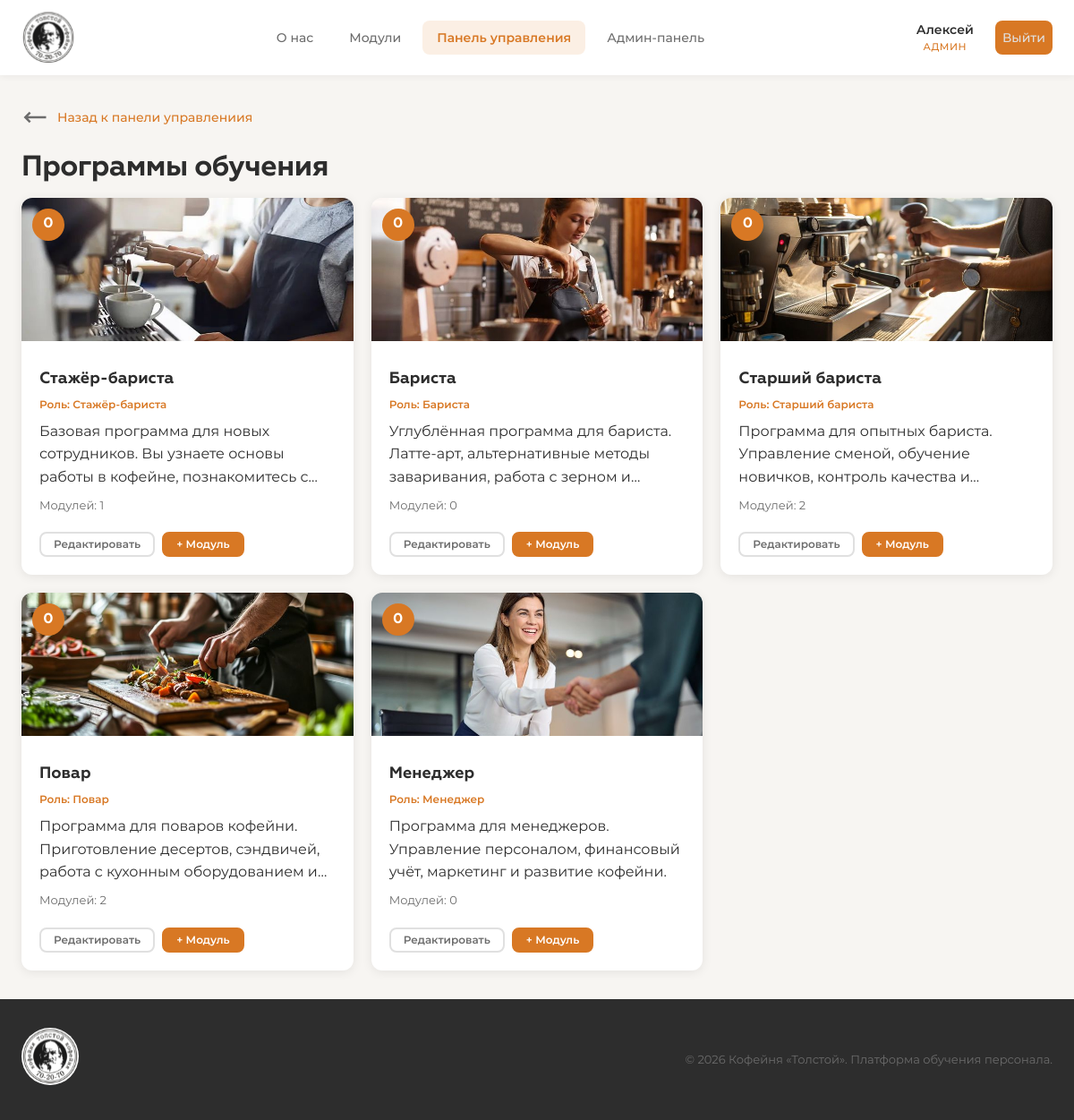
Screenshot of /dashboard/programs/ (signed in) with the database file from the repository.
### accounts/models.py (models this page shows, shortened)
class User(AbstractUser):
    ROLE_CHOICES = [
        ('trainee_barista', 'Стажёр-бариста'),
        ('barista', 'Бариста'),
        ('senior_barista', 'Старший бариста'),
        ('cook', 'Повар'),
        ('manager', 'Менеджер'),
        ('admin', 'Администратор'),
    ]
    role = models.CharField(
        max_length=20,
        choices=ROLE_CHOICES,
        default='trainee_barista',
        verbose_name='Роль'
    )
    must_change_password = models.BooleanField(
        default=True,
        verbose_name='Требуется смена пароля'
    )
    avatar = models.ImageField(
        upload_to='avatars/',
        blank=True,
        null=True,
        verbose_name='Аватар'
    )
    phone = models.CharField(
        max_length=20,
        blank=True,
        verbose_name='Телефон'
    )
    bio = models.TextField(
        blank=True,
        verbose_name='О себе'
    )
    date_hired = models.DateField(
        blank=True,
        null=True,
        verbose_name='Дата приёма на работу'
    )
    class Meta:
        verbose_name = 'Пользователь'
        verbose_name_plural = 'Пользователи'
    @property
    def is_admin(self):
        return self.role == 'admin' or self.is_superuser
    def get_role_display_short(self):
        role_map = {
            'trainee_barista': 'Стажёр',
            'barista': 'Бариста',
            'senior_barista': 'Ст. бариста',
            'cook': 'Повар',
            'manager': 'Менеджер',
            'admin': 'Админ',
        }
        return role_map.get(self.role, self.role)

### training/models.py (models this page shows, shortened)
class Program(models.Model):
    ROLE_CHOICES = [
        ('trainee_barista', 'Стажёр-бариста'),
        ('barista', 'Бариста'),
        ('senior_barista', 'Старший бариста'),
        ('cook', 'Повар'),
        ('manager', 'Менеджер'),
    ]
    name = models.CharField(max_length=200, verbose_name='Название программы')
    role = models.CharField(
        max_length=20,
        choices=ROLE_CHOICES,
        unique=True,
        verbose_name='Роль'
    )
    description = models.TextField(blank=True, verbose_name='Описание')
    image = models.ImageField(
        upload_to='programs/',
        blank=True,
        null=True,
        verbose_name='Изображение'
    )
    order = models.PositiveIntegerField(default=0, verbose_name='Номер программы')
    created_at = models.DateTimeField(auto_now_add=True, verbose_name='Дата создания')
    class Meta:
        verbose_name = 'Программа обучения'
        verbose_name_plural = 'Программы обучения'
        ordering = ['order', '-created_at']

### dashboard/views.py (the view)
    @login_required
    def wrapper(request, *args, **kwargs):
        if not request.user.is_admin:
            messages.error(request, 'Доступ запрещён.')
            return redirect('training:about')
        return view_func(request, *args, **kwargs)

### dashboard/views.py (called while the page is built)
def admin_required(view_func):
    @login_required
    def wrapper(request, *args, **kwargs):
        if not request.user.is_admin:
            messages.error(request, 'Доступ запрещён.')
            return redirect('training:about')
        return view_func(request, *args, **kwargs)
    wrapper.__name__ = view_func.__name__
    return wrapper

@admin_required
def program_list(request):
    programs = Program.objects.all()
    paginator = Paginator(programs, 6)
    page = request.GET.get('page', 1)
    try:
        page_obj = paginator.page(page)
    except (PageNotAnInteger, EmptyPage):
        page_obj = paginator.page(1)
    return render(request, 'dashboard/program_list.html', {'programs': page_obj, 'page_obj': page_obj})

### dashboard/templates/dashboard/program_list.html (shortened to what this page needs)
{% extends "base.html" %}
{% load static %}
{% block content %}
<div class="container">
    <div class="arrow-block">
        <a href="{% url 'dashboard:index' %}" class="back-link"><img src="{% static "images/arrow-left.svg" %}" class="icon-img">Назад к панели управлениия</a>
    </div>
    <h1 class="page-title">Программы обучения</h1>
    <div class="programs-grid">
        {% for program in programs %}
        <div class="program-card">
            <div class="program-card-number">{{ program.order }}</div>
            {% if program.image %}
            <img src="{{ program.image.url }}" alt="{{ program.name }}" class="program-card-image">
            {% endif %}
            <div class="program-card-body">
                <h3>{{ program.name }}</h3>
                <p class="program-role">Роль: {{ program.get_role_display }}</p>
                <p>{{ program.description }}</p>
                <p class="program-modules-count">Модулей: {{ program.modules.count }}</p>
                <div class="program-card-actions">
                    <a href="{% url 'dashboard:program_edit' program.id %}" class="btn btn-outline btn-sm">Редактировать</a>
                    <a href="{% url 'dashboard:module_create' program.id %}" class="btn btn-primary btn-sm">+ Модуль</a>
                </div>
            </div>
        </div>
        {% empty %}
        <div class="empty-state">
            <p class="empty-text">Программы пока не добавлены</p>
        </div>
        {% endfor %}
    </div>
</div>
{% endblock %}

### templates/base.html (shortened to what this page needs)
{% load static %}
<!DOCTYPE html>
<html lang="ru">
<head>
    <link rel="stylesheet" href="{% static 'css/style.css' %}">
</head>
<body>
    {% if user.is_authenticated and not user.must_change_password or user.is_admin %}
    <nav class="navbar">
        <div class="nav-container">
            <a href="{% url 'training:about' %}" class="nav-logo">
                <img src="{% static "images/logo.svg" %}" class="logo-img">
            </a>
            <div class="nav-links" id="nav-links">
                <a href="{% url 'training:about' %}" class="nav-link {% if request.resolver_match.url_name == 'about' %}active{% endif %}">
                    О нас
                </a>
                <a href="{% url 'training:modules' %}" class="nav-link {% if 'modules' in request.path or 'lessons' in request.path %}active{% endif %}">
                    Модули
                </a>
                {% if user.is_admin %}
                <a href="{% url 'dashboard:index' %}" class="nav-link {% if 'dashboard' in request.path %}active{% endif %}">
                    Панель управления
                </a>
                <a href="{% url 'admin:index' %}" class="nav-link {% if 'django-admin' in request.path %}active{% endif %}">
                    Админ-панель
                </a>
                {% endif %}
            </div>
            <div class="nav-user" id="nav-user">
                <a href="{% url 'accounts:profile' %}" class="user-btn">
                    <span class="user-name">{{ user.first_name|default:user.username }}</span>
                    <span class="user-role">{{ user.get_role_display_short }}</span>
                </a>
                <a href="{% url 'accounts:logout' %}" class="logout-btn" title="Выйти">
                    Выйти
                </a>
            </div>
        </div>
    </nav>
    {% endif %}
    <main class="main-content">
        {% block content %}{% endblock %}
    </main>
    {% if user.is_authenticated and not user.must_change_password or user.is_admin %}
    <footer class="footer">
        <div class="footer-container">
            <div class="footer-brand">
                <img src="{% static "images/logo.svg" %}" class="logo-img-footer">
            </div>
            <p class="footer-text">© 2026 Кофейня «Толстой». Платформа обучения персонала.</p>
        </div>
    </footer>
    {% endif %}
</body>
</html>

### rows the page displays
User: first_name "Алексей", get_role_display_short "АДМИН"
Program: order "0", image (picture), name "Стажёр-бариста", role "Стажёр-бариста", description "Базовая программа для новых сотрудников. Вы узнаете основы работы в кофейне, познакомитесь…", modules.count "1"
Program: order "0", image (picture), name "Бариста", role "Бариста", description "Углублённая программа для бариста. Латте-арт, альтернативные методы заваривания, работа с зерном…", modules.count "0"
Program: order "0", image (picture), name "Старший бариста", role "Старший бариста", description "Программа для опытных бариста. Управление сменой, обучение новичков, контроль качества…", modules.count "2"
Program: order "0", image (picture), name "Повар", role "Повар", description "Программа для поваров кофейни. Приготовление десертов, сэндвичей, работа с кухонным оборудованием…", modules.count "2"
Program: order "0", image (picture), name "Менеджер", role "Менеджер", description "Программа для менеджеров. Управление персоналом, финансовый учёт, маркетинг и развитие кофейни.", modules.count "0"
